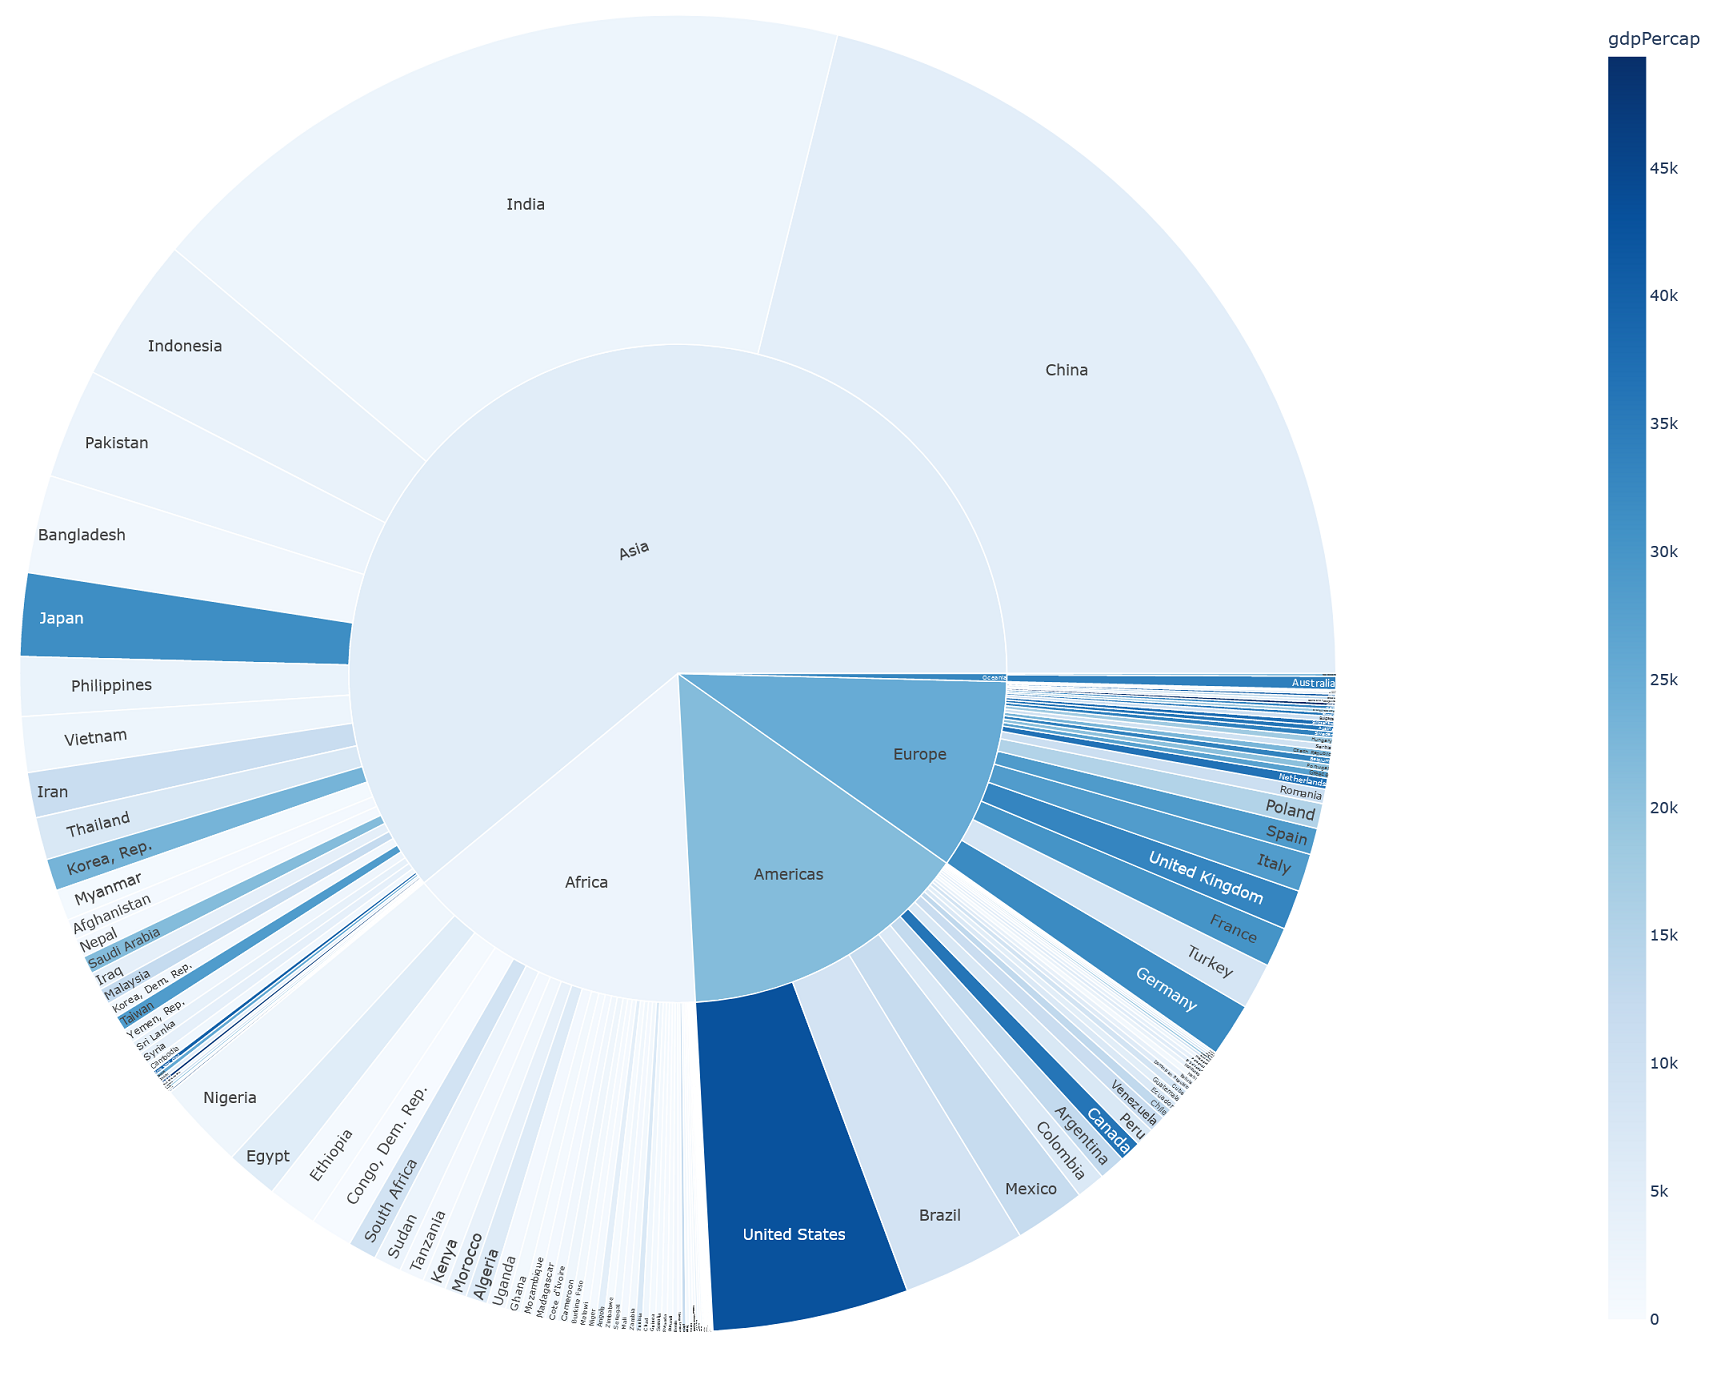

Python code for this plot:
import plotly.express as px
import numpy as np

df = px.data.gapminder().query("year == 2007")
fig = px.sunburst(df,
                  path=['continent', 'country'],
                  values='pop',
                  color='gdpPercap',
                  hover_data=['iso_alpha'],
                  color_continuous_scale='Blues',
                  color_continuous_midpoint=np.max(df['gdpPercap']) / 2)
fig.show()
